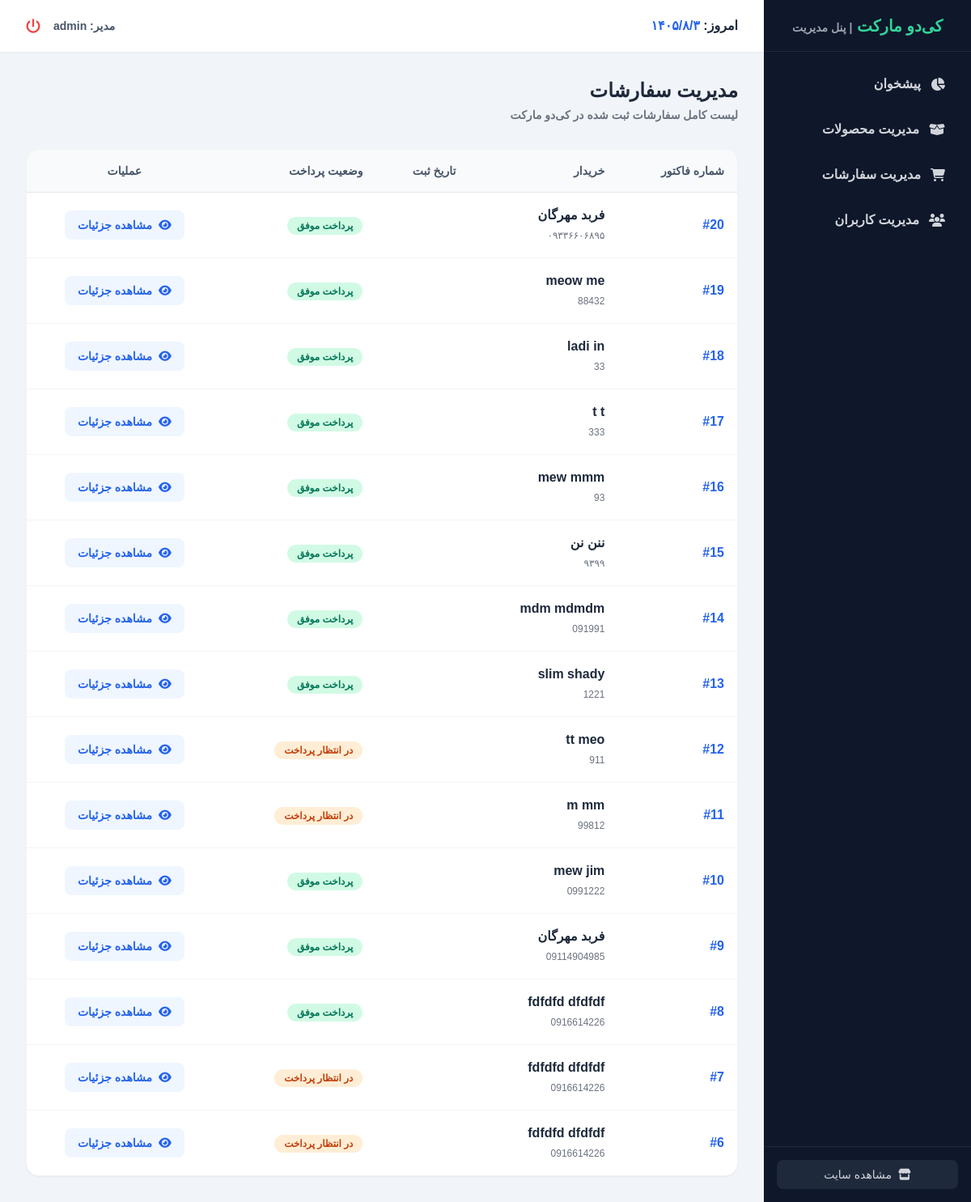
Screenshot of /dashboard/orders/ (signed in) with the database file from the repository.
### orders/models.py (models this page shows, shortened)
class Order(models.Model):
    first_name = models.CharField(max_length=50, verbose_name="نام")
    last_name = models.CharField(max_length=50, verbose_name="نام خانوادگی")
    phone = models.CharField(max_length=20, verbose_name="شماره تماس")
    address = models.TextField(verbose_name="آدرس دقیق")
    created = models.DateTimeField(auto_now_add=True, verbose_name="تاریخ ثبت")
    paid = models.BooleanField(default=False, verbose_name="پرداخت شده")
    user = models.ForeignKey(User, on_delete=models.CASCADE, related_name='orders', null=True, blank=True, verbose_name='کاربر سایت')
    class Meta:
        verbose_name = "سفارش"
        verbose_name_plural = "سفارشات"
    def get_jalali(self):
        jalali_date = jdatetime.datetime.fromgregorian(datetime=self.created)
        return jalali_date.strftime("%Y/%m/%d")
    get_jalali.short_description = "تاریخ ثبت (شمسی)"

### dashboard/views.py (the view)
# urls.py: path('orders/', views.dashboard_order_list, name='dashboard_order_list'),
@staff_member_required
def dashboard_order_list(request):
    orders_list = Order.objects.all().order_by('-created')
    paginator = Paginator(orders_list, 15)
    page_number = request.GET.get('page')
    orders = paginator.get_page(page_number)
    context = {
        'orders': orders,
    }
    return render(request, 'dashboard/order_list.html', context)

### cart/context_processors.py (called while the page is built)
def cart(request):
    return {'cart': Cart(request)}

### dashboard/templates/dashboard/order_list.html (shortened to what this page needs)
{% extends "dashboard/dashboard_base.html" %}
{% load accounts_tags %}
{% block dashboard_content %}
<div class="flex justify-between items-center mb-8">
    <div>
        <h2 class="text-2xl font-bold text-slate-800">مدیریت سفارشات</h2>
        <p class="text-gray-500 mt-1 text-sm font-bold">لیست کامل سفارشات ثبت شده در کی‌دو مارکت</p>
    </div>
</div>
<div class="bg-white rounded-2xl border border-gray-100 shadow-sm overflow-hidden">
    <div class="overflow-x-auto">
        <table class="w-full text-right whitespace-nowrap">
            <thead class="bg-slate-50 text-slate-600 border-b border-gray-200">
                <tr>
                    <th class="p-4 font-bold text-sm">شماره فاکتور</th>
                    <th class="p-4 font-bold text-sm">خریدار</th>
                    <th class="p-4 font-bold text-sm">تاریخ ثبت</th>
                    <th class="p-4 font-bold text-sm">وضعیت پرداخت</th>
                    <th class="p-4 font-bold text-sm text-center">عملیات</th>
                </tr>
            </thead>
            <tbody class="divide-y divide-gray-100">
                {% for order in orders %}
                    <tr class="hover:bg-slate-50 transition duration-150">
                        <td class="p-4">
                            <strong class="text-blue-600 block">#{{ order.id }}</strong>
                        </td>
                        <td class="p-4">
                            <strong class="text-slate-800 block">{{ order.first_name }} {{ order.last_name }}</strong>
                            <span class="text-xs text-gray-500">{{ order.phone|default:"-" }}</span>
                        </td>
                        <td class="p-4 text-gray-600 font-bold text-sm">
                        </td>
                        <td class="p-4">
                            {% if order.paid %}
                                <span class="bg-emerald-100 text-emerald-700 px-3 py-1 rounded-full text-xs font-bold">پرداخت موفق</span>
                            {% else %}
                                <span class="bg-orange-100 text-orange-700 px-3 py-1 rounded-full text-xs font-bold">در انتظار پرداخت</span>
                            {% endif %}
                        </td>
                        <td class="p-4 text-center">
                            <a href="{% url 'dashboard_order_detail' order.id %}" class="inline-flex items-center gap-2 bg-blue-50 text-blue-600 hover:bg-blue-500 hover:text-white px-4 py-2 rounded-lg transition font-bold text-sm">
                                <i class="fa-solid fa-eye"></i> مشاهده جزئیات
                            </a>
                        </td>
                    </tr>
                {% empty %}
                    <tr>
                        <td colspan="5" class="p-8 text-center text-gray-500 font-bold">هیچ سفارشی یافت نشد.</td>
                    </tr>
                {% endfor %}
            </tbody>
        </table>
    </div>
</div>
{% endblock %}

### dashboard/templates/dashboard/dashboard_base.html (shortened to what this page needs)
<!DOCTYPE html>
<html lang="fa" dir="rtl">
<head>
    <link href="https://cdn.jsdelivr.net/gh/rastikerdar/vazirmatn@v33.0.0/Vazirmatn-font-face.css" rel="stylesheet" />
    <script src="https://cdn.tailwindcss.com"></script>
    <link rel="stylesheet" href="https://cdnjs.cloudflare.com/ajax/libs/font-awesome/6.4.0/css/all.min.css">
</head>
<body class="bg-slate-100 font-sans flex h-screen overflow-hidden">
    <aside class="w-64 bg-slate-900 text-white flex flex-col h-full shrink-0">
        <div class="h-16 flex items-center justify-center border-b border-slate-800">
            <h1 class="text-xl font-bold text-emerald-400">کی‌دو مارکت <span class="text-sm text-gray-400">| پنل مدیریت</span></h1>
        </div>
        <nav class="flex-1 p-4 space-y-2 overflow-y-auto">
            <a href="{% url 'dashboard_home' %}" class="flex items-center gap-3 px-4 py-3 hover:bg-slate-800 text-gray-300 hover:text-white rounded-xl font-bold transition">
                <i class="fa-solid fa-chart-pie"></i> پیشخوان
            </a>
            <a href="{% url 'dashboard_product_list' %}" class="flex items-center gap-3 px-4 py-3 hover:bg-slate-800 text-gray-300 hover:text-white rounded-xl font-bold transition">
                <i class="fa-solid fa-box-open"></i> مدیریت محصولات
            </a>
            <a href="{% url 'dashboard_order_list' %}" class="flex items-center gap-3 px-4 py-3 hover:bg-slate-800 text-gray-300 hover:text-white rounded-xl font-bold transition">
                <i class="fa-solid fa-cart-shopping"></i> مدیریت سفارشات
            </a>
            <a href="{% url 'dashboard_user_list' %}" class="flex items-center gap-3 px-4 py-3 hover:bg-slate-800 text-gray-300 hover:text-white rounded-xl font-bold transition">
                <i class="fa-solid fa-users"></i> مدیریت کاربران
            </a>
        </nav>
        <div class="p-4 border-t border-slate-800">
            <a href="/" class="flex items-center justify-center gap-2 w-full px-4 py-2 bg-slate-800 hover:bg-slate-700 text-gray-300 rounded-lg transition text-sm">
                <i class="fa-solid fa-store"></i> مشاهده سایت
            </a>
        </div>
    </aside>
    <main class="flex-1 flex flex-col h-full overflow-hidden">
        <header class="h-16 bg-white shadow-sm flex items-center justify-between px-8 shrink-0">
            <div class="text-slate-800 font-bold">
                امروز: <span id="current-date" class="text-blue-600"></span>
            </div>
            <div class="flex items-center gap-4">
                <span class="text-sm font-bold text-slate-600">مدیر: {{ request.user.username }}</span>
                <a href="{% url 'accounts:logout' %}" class="text-red-500 hover:text-red-700 transition">
                    <i class="fa-solid fa-power-off text-lg"></i>
                </a>
            </div>
        </header>
        <div class="flex-1 overflow-y-auto p-8">
            {% block dashboard_content %}
            {% endblock %}
        </div>
    </main>
</body>
</html>

### rows the page displays
Order: id "20", first_name "فربد", last_name "مهرگان", phone "۰۹۳۳۶۶۰۶۸۹۵", paid "پرداخت موفق"
Order: id "19", first_name "meow", last_name "me", phone "88432", paid "پرداخت موفق"
Order: id "18", first_name "ladi", last_name "in", phone "33", paid "پرداخت موفق"
Order: id "17", first_name "t", last_name "t", phone "333", paid "پرداخت موفق"
Order: id "16", first_name "mew", last_name "mmm", phone "93", paid "پرداخت موفق"
Order: id "15", first_name "ننن", last_name "نن", phone "۹۳۹۹", paid "پرداخت موفق"
Order: id "14", first_name "mdm", last_name "mdmdm", phone "091991", paid "پرداخت موفق"
Order: id "13", first_name "slim", last_name "shady", phone "1221", paid "پرداخت موفق"
Order: id "12", first_name "tt", last_name "meo", phone "911", paid "در انتظار پرداخت"
Order: id "11", first_name "m", last_name "mm", phone "99812", paid "در انتظار پرداخت"
Order: id "10", first_name "mew", last_name "jim", phone "0991222", paid "پرداخت موفق"
Order: id "9", first_name "فربد", last_name "مهرگان", phone "09114904985", paid "پرداخت موفق"
Order: id "8", first_name "fdfdfd", last_name "dfdfdf", phone "0916614226", paid "پرداخت موفق"
Order: id "7", first_name "fdfdfd", last_name "dfdfdf", phone "0916614226", paid "در انتظار پرداخت"
Order: id "6", first_name "fdfdfd", last_name "dfdfdf", phone "0916614226", paid "در انتظار پرداخت"

### other values shown
{{ request.user.username }} "admin"
